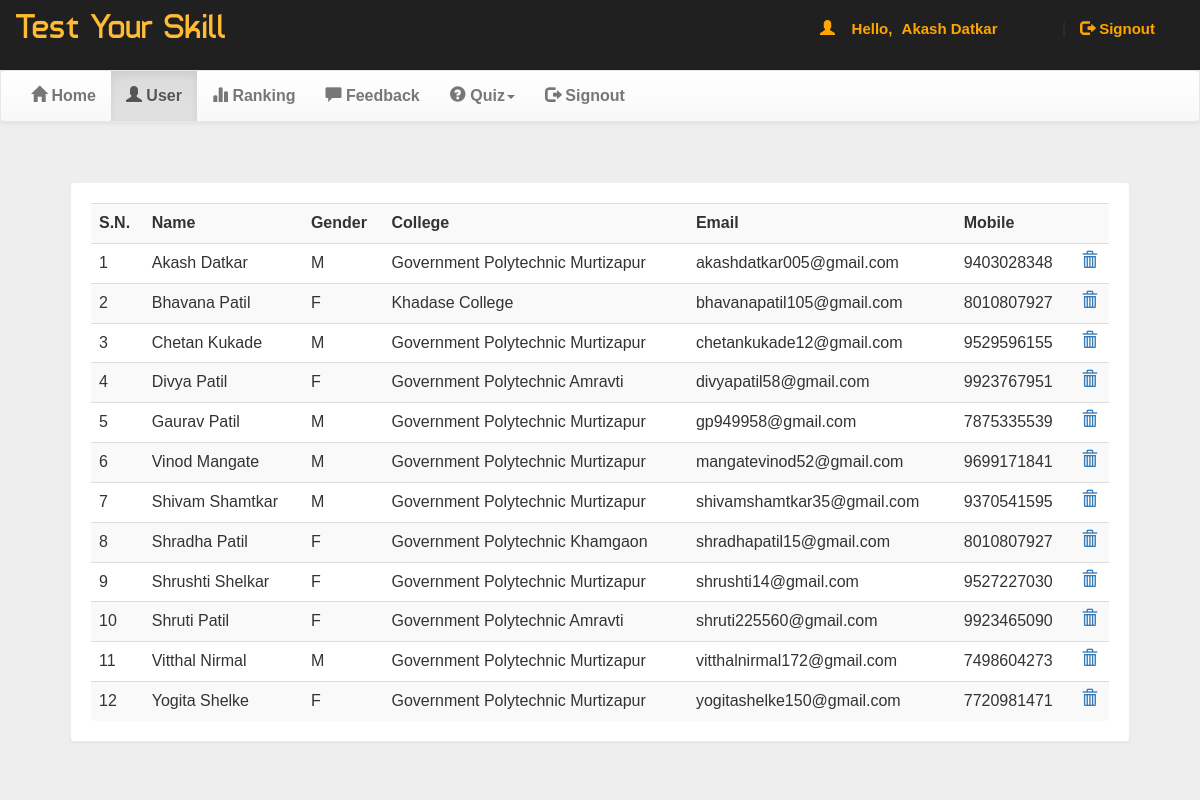
/dash.php?q=1 (signed in), run on the app's committed database.
### tables this page shows
CREATE TABLE `user` (
  `name` varchar(50) NOT NULL,
  `gender` varchar(5) NOT NULL,
  `college` varchar(100) NOT NULL,
  `email` varchar(50) NOT NULL,
  `mob` bigint(20) NOT NULL,
  `password` varchar(50) NOT NULL
);

### dash.php (the view, shortened to what this page needs)
<!DOCTYPE html PUBLIC "-//W3C//DTD XHTML 1.0 Transitional//EN" "http://www.w3.org/TR/xhtml1/DTD/xhtml1-transitional.dtd">
<html xmlns="http://www.w3.org/1999/xhtml">
<head>
<link  rel="stylesheet" href="css/bootstrap.min.css"/>
 <link  rel="stylesheet" href="css/bootstrap-theme.min.css"/>
 <link rel="stylesheet" href="css/main.css">
 <link  rel="stylesheet" href="css/font.css">
</head>
<body  style="background:#eee;">
<div class="header">
<div class="row">
<div class="col-lg-6">
<span class="logo">Test Your Skill</span></div>
<?php
 include_once 'dbConnection.php';
  if(!(isset($_SESSION['email']))){
header("location:index.php");
}
else
{
$name = $_SESSION['name'];;
echo '<span class="pull-right top title1">
        <span class="log1">
          <span class="glyphicon glyphicon-user" aria-hidden="true"></span>&nbsp;&nbsp;&nbsp;&nbsp;<strong>Hello,</strong>
        </span>
        <a href="account.php?q=1" class="log log1"><strong>'.$name.'</strong></a>&nbsp;|&nbsp;
        <a href="logout.php?q=account.php" class="log">
          <span class="glyphicon glyphicon-log-out" aria-hidden="true"></span>&nbsp;<strong>Signout</strong>
        </a>
      </span>';
}?>
</div></div>
<nav class="navbar navbar-default title1">
  <div class="container-fluid" style="padding-left: 0; padding-right: 0;">
    <div class="collapse navbar-collapse" id="bs-example-navbar-collapse-1">
      <ul class="nav navbar-nav" style="margin: 0; padding-left: 0;">
        <li <?php if(@$_GET['q']==0) echo 'class="active"'; ?> style="padding-left: 0;">
          <a href="dash.php?q=0" style="font-weight: bold;">
            <span class="glyphicon glyphicon-home" aria-hidden="true"></span>&nbsp;Home<span class="sr-only">(current)</span>
          </a>
        </li>
        <li <?php if(@$_GET['q']==1) echo 'class="active"'; ?>>
          <a href="dash.php?q=1" style="font-weight: bold;">
            <span class="glyphicon glyphicon-user" aria-hidden="true"></span>&nbsp;User
          </a>
        </li>
        <li <?php if(@$_GET['q']==2) echo 'class="active"'; ?>>
          <a href="dash.php?q=2" style="font-weight: bold;">
            <span class="glyphicon glyphicon-stats" aria-hidden="true"></span>&nbsp;Ranking
          </a>
        </li>
        <li <?php if(@$_GET['q']==3) echo 'class="active"'; ?>>
          <a href="dash.php?q=3" style="font-weight: bold;">
            <span class="glyphicon glyphicon-comment" aria-hidden="true"></span>&nbsp;Feedback
          </a>
        </li>
        <li class="dropdown <?php if(@$_GET['q']==4 || @$_GET['q']==5) echo 'active"'; ?>">
          <a href="#" class="dropdown-toggle" data-toggle="dropdown" role="button" aria-haspopup="true" aria-expanded="false" style="font-weight: bold;">
            <span class="glyphicon glyphicon-question-sign" aria-hidden="true"></span>&nbsp;Quiz<span class="caret"></span>
          </a>
        </li>
        <li class="pull-right">
          <a href="logout.php?q=account.php" style="font-weight: bold;">
            <span class="glyphicon glyphicon-log-out" aria-hidden="true"></span>&nbsp;Signout
          </a>
        </li>
      </ul>
    </div>
  </div>
</nav>
<div class="container">
<div class="row">
<div class="col-md-12">
<?php if(@$_GET['q']==1) {
$result = mysqli_query($con,"SELECT * FROM user") or die('Error');
echo  '<div class="panel"><div class="table-responsive"><table class="table table-striped title1">
<tr><td><b>S.N.</b></td><td><b>Name</b></td><td><b>Gender</b></td><td><b>College</b></td><td><b>Email</b></td><td><b>Mobile</b></td><td></td></tr>';
$c=1;
while($row = mysqli_fetch_array($result)) {
	$name = $row['name'];
	$mob = $row['mob'];
	$gender = $row['gender'];
    $email = $row['email'];
	$college = $row['college'];
	echo '<tr><td>'.$c++.'</td><td>'.$name.'</td><td>'.$gender.'</td><td>'.$college.'</td><td>'.$email.'</td><td>'.$mob.'</td>
	<td><a title="Delete User" href="update.php?demail='.$email.'"><b><span class="glyphicon glyphicon-trash" aria-hidden="true"></span></b></a></td></tr>';
}
echo '</table></div></div>';
}?>
</div>
</div></div>
</body>
</html>

### css/main.css (style rules this page uses)
body { overflow-x:hidden; width:100%; font: 15px "Century Gothic", "Times Roman", sans-serif; background:#eee; min-height:550px; background-attachment:fixed; }
.panel { border-color:#eee; margin:40px; padding:20px; font: 15px "Century Gothic", "Times Roman", sans-serif; }
.header { background:#202020; height:70px; }
.logo { font-family:'typo'; font-size:35px; color:#ffbb33; margin:15px; }
.title1 { font: 16px "Century Gothic", "Times Roman", sans-serif; }
.top { margin-top:20px; }
.log1 { font: 15px 'Ubuntu', sans-serif; color:orange; margin-left:10px; }
.log { margin:10px; margin-right:60px; margin-left:5px; color:orange; text-decoration:none; font-size:20px; font-size:15px; }

### data on the page
user: name "Akash Datkar", gender "M", college "Government Polytechnic Murtizapur", email "akashdatkar005@gmail.com", mob "9403028348"
user: name "Bhavana Patil", gender "F", college "Khadase College", email "bhavanapatil105@gmail.com", mob "8010807927"
user: name "Chetan Kukade", gender "M", college "Government Polytechnic Murtizapur", email "chetankukade12@gmail.com", mob "9529596155"
user: name "Divya Patil", gender "F", college "Government Polytechnic Amravti", email "divyapatil58@gmail.com", mob "9923767951"
user: name "Gaurav Patil", gender "M", college "Government Polytechnic Murtizapur", email "gp949958@gmail.com", mob "7875335539"
user: name "Vinod Mangate", gender "M", college "Government Polytechnic Murtizapur", email "mangatevinod52@gmail.com", mob "9699171841"
user: name "Shivam Shamtkar", gender "M", college "Government Polytechnic Murtizapur", email "shivamshamtkar35@gmail.com", mob "9370541595"
user: name "Shradha Patil", gender "F", college "Government Polytechnic Khamgaon", email "shradhapatil15@gmail.com", mob "8010807927"
user: name "Shrushti Shelkar", gender "F", college "Government Polytechnic Murtizapur", email "shrushti14@gmail.com", mob "9527227030"
user: name "Shruti Patil", gender "F", college "Government Polytechnic Amravti", email "shruti225560@gmail.com", mob "9923465090"
user: name "Vitthal Nirmal", gender "M", college "Government Polytechnic Murtizapur", email "vitthalnirmal172@gmail.com", mob "7498604273"
user: name "Yogita Shelke", gender "F", college "Government Polytechnic Murtizapur", email "yogitashelke150@gmail.com", mob "7720981471"

### other printed values
$name "Akash Datkar"
